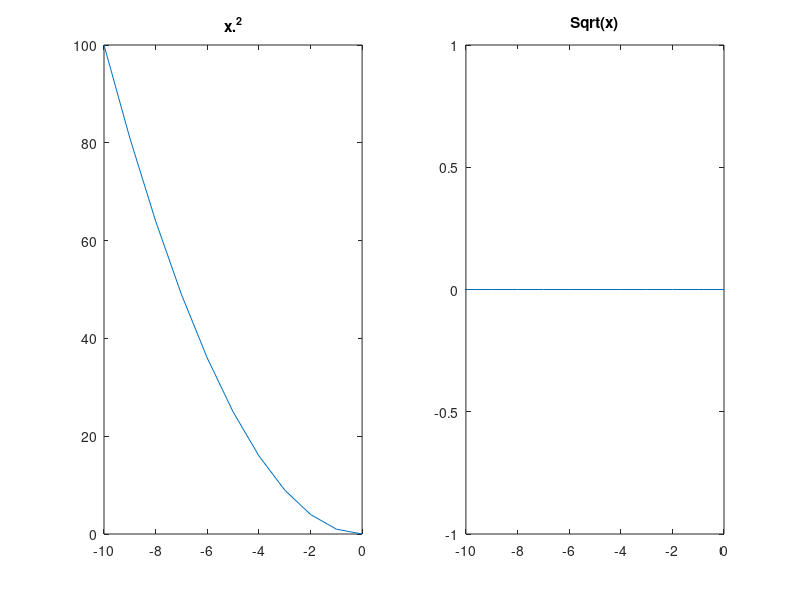

MATLAB code to generate this figure:
clc
clear all
close all
% x= -2*pi:pi/100:2*pi;
% plot(x,sin(x))
% hold
% plot(x,cos(x),'r')

% y1=sin(x);
% y2=sin(x+pi/4);
% y3=sin(x+pi/2);
% plot(x,y1,x,y2,x,y3)

% f=50;
% T=1/f;
% t=0:T/100:2*T;
% va=220*sin(2*pi*f*t);
% plot(t,va,'blue');
% hold on;
% vb=220*sin(2*pi*f*t+120*pi/180);
% plot(t,vb,'green');
% hold on;
% vc=220*sin(2*pi*f*t-120*pi/180);
% plot(t,vc,'red');

% t=0:pi/20:2*pi;
% plot(t,sin(t),'--r p','LineWidth',5);

% x=0:0.25:pi/2;
% y=tan(x);
% plot(x,y,'--ro');
% axis([0 pi/2 0 5])
% grid on

% x=0:0.01:20;
% y=0.8*exp(-0.5*x).*sin(10*x);
% plot(x,y);
% xlabel('x');
% ylabel('0y');
% legend('0.8 e^{-0.5x}sin(10x)');
% title('do thi ham y = 0.8 e^{-0.5x}sin(10x)');

% f=50;
% T=1/f;
% t=0:T/100:2*T;
% v=220*sin(2*pi*f*t);
% i=55*sin(2*pi*f*t-90*pi/180);
% subplot(2,1,1);
% plot(t,v);subplot(2,1,2);
% plot(t,i);

% t=0:pi/20:2*pi; [x,y]=meshgrid(t);
% subplot(2,2,1);
% plot(sin(t),cos(t))
% axis equal
% subplot(2,2,2)
% z=sin(x)+cos(y);
% plot(t,z)
% axis([0 2*pi -2 2])
% subplot(2,2,3)
% z= sin(x).*cos(y);
% plot(t,z)
% axis([0 2*pi -1 1])
% subplot(2,2,4)
% z=(sin(x).^2)-(cos(y).^2);
% plot(t,z)
% axis([0 2*pi -1 1])

% x=[1 2 3 4 5 6 7 8 9 10 11 12];
% y=[150 150 300 300 700 800 800 1000 1000 600 600 500];
% bar(x,y)

% x=[15000 35000 75000];
% pie(x)

% x=-2:0.5:2;
% y=-2:1:2;
% [X,Y]=meshgrid(x,y);
% Z=X.*exp(-X.^2-Y.^2);
% subplot(1,2,1);
% mesh(X,Y,Z)
% xlabel('x');
% ylabel('y');
% zlabel('z');
% title('Ve mat voi lenh mesh');
% subplot(1,2,2)
% meshc(X,Y,Z)
% xlabel('x');
% ylabel('y');
% zlabel('z');
% title('Ve mat voi lenh meshc');

% x=-2:0.5:2;
% y=-2:1:2;
% [X,Y]=meshgrid(x,y);
% Z=X.*exp(-X.^2-Y.^2);
% subplot(1,2,1);
% meshz(X,Y,Z)
% xlabel('x');
% ylabel('y');
% zlabel('z');
% title('Ve mat voi lenh meshz');
% subplot(1,2,2)
% waterfall(X,Y,Z)
% xlabel('x');
% ylabel('y');
% zlabel('z');
% title('Ve mat voi lenh waterfall');

% x=-2:0.5:2;
% y=-2:1:2;
% [X,Y]=meshgrid(x,y);
% Z=X.*exp(-X.^2-Y.^2);
% surf(X,Y,Z);
% colormap('cool');

% %bai1
% x=0:0.5:4;
% y1=x;
% subplot(2,2,1);
% plot(x,y1)
% y2=x.^3;
% subplot(2,2,2);
% plot(x,y2)
% y3=exp(x);
% subplot(2,2,3);
% plot(x,y3)
% y4=exp(x.^2);
% subplot(2,2,4);
% plot(x,y4,'-.b ^')

% %bai3
% x=-5:0.5:5;
% y=x/(1+x.^4);
% plot(x,y,'--ro','LineWidth', 6)

% %bai4
% x=-pi:pi/100:pi;
% plot(x,sin(x),x,cos(x),x,tan(x));   

%bai5
% x=-2:1/100:2
% y=x.^3-3*x
% plot(x,y)
% x1=1;
% y1=x1^3-3*x1;
% plot(x,y,x1,y1,'*');
% x2=-1;
% y2=x2^3-3*x2
% plot(x,y,x1,y1,'*',x2,y2,'*')
% hold on
% text(x1,y1,'cuc tieu')
% hold on
% text(x2,y2,'cuc dai')

%bai6
x=-10:0,2:10
y=abs(x.^2+3.*x)
z=x.^3-x-2
subplot(2,2,2)
plot(x,z)
title('x.^3-x-2');

v=x.^2
t=sqrt(x);
subplot(1,2,1)
plot(x,v)
title('x.^2');
subplot(1,2,2)
plot(x,t)
title('Sqrt(x)');
